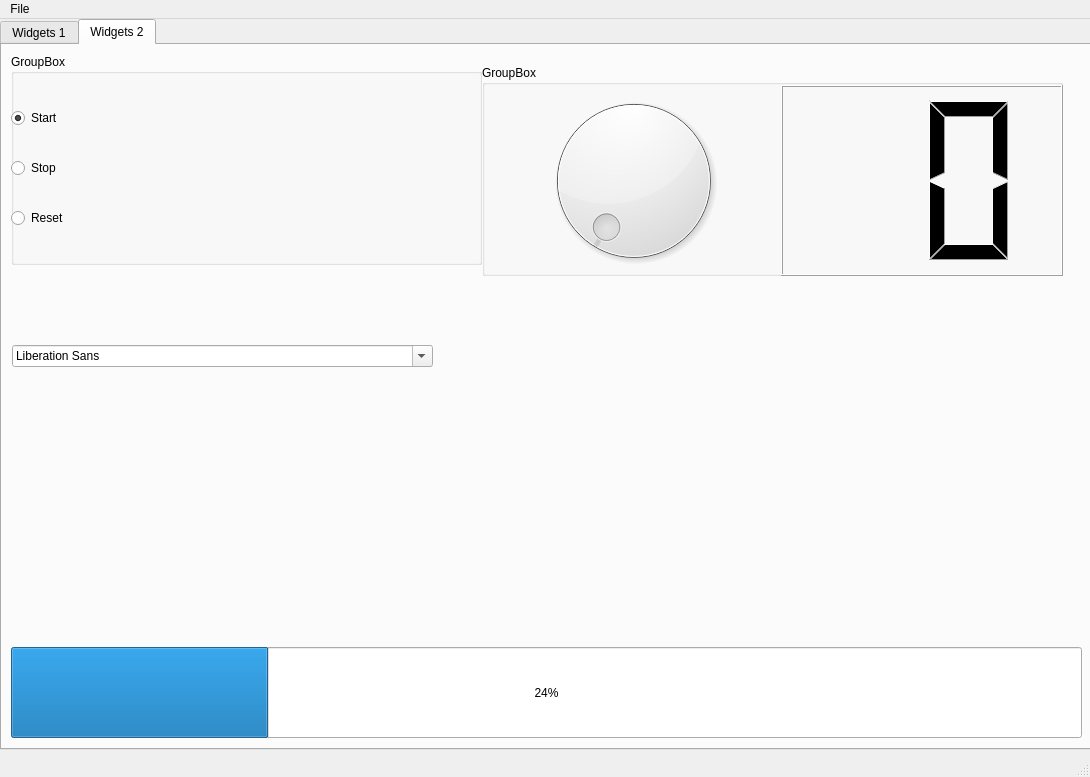
<?xml version="1.0" encoding="UTF-8"?>
<ui version="4.0">
 <class>MainWindow</class>
 <widget class="QMainWindow" name="MainWindow">
  <property name="geometry">
   <rect>
    <x>0</x>
    <y>0</y>
    <width>1090</width>
    <height>777</height>
   </rect>
  </property>
  <property name="windowTitle">
   <string>MainWindow</string>
  </property>
  <widget class="QWidget" name="centralwidget">
   <widget class="QTabWidget" name="tabWidget">
    <property name="geometry">
     <rect>
      <x>0</x>
      <y>0</y>
      <width>1091</width>
      <height>731</height>
     </rect>
    </property>
    <property name="currentIndex">
     <number>1</number>
    </property>
    <widget class="QWidget" name="tab">
     <attribute name="title">
      <string>Widgets 1</string>
     </attribute>
     <widget class="QWidget" name="verticalLayoutWidget">
      <property name="geometry">
       <rect>
        <x>0</x>
        <y>0</y>
        <width>761</width>
        <height>481</height>
       </rect>
      </property>
      <layout class="QVBoxLayout" name="verticalLayout">
       <item>
        <widget class="QTabWidget" name="tabWidget_2">
         <property name="currentIndex">
          <number>0</number>
         </property>
         <widget class="QWidget" name="tab_3">
          <attribute name="title">
           <string>Tree</string>
          </attribute>
          <widget class="QWidget" name="verticalLayoutWidget_2">
           <property name="geometry">
            <rect>
             <x>0</x>
             <y>0</y>
             <width>751</width>
             <height>441</height>
            </rect>
           </property>
           <layout class="QVBoxLayout" name="verticalLayout_2">
            <item>
             <widget class="QTreeWidget" name="treeWidget">
              <column>
               <property name="text">
                <string>Header 1</string>
               </property>
              </column>
              <column>
               <property name="text">
                <string>New Column</string>
               </property>
              </column>
              <item>
               <property name="text">
                <string>item1</string>
               </property>
               <property name="text">
                <string/>
               </property>
               <item>
                <property name="text">
                 <string>subitem</string>
                </property>
               </item>
              </item>
             </widget>
            </item>
           </layout>
          </widget>
         </widget>
         <widget class="QWidget" name="tab_4">
          <attribute name="title">
           <string>Callendar</string>
          </attribute>
          <widget class="QDateEdit" name="dateEdit">
           <property name="geometry">
            <rect>
             <x>30</x>
             <y>20</y>
             <width>671</width>
             <height>24</height>
            </rect>
           </property>
           <property name="alignment">
            <set>Qt::AlignCenter</set>
           </property>
          </widget>
          <widget class="QCalendarWidget" name="calendarWidget">
           <property name="geometry">
            <rect>
             <x>30</x>
             <y>60</y>
             <width>671</width>
             <height>361</height>
            </rect>
           </property>
          </widget>
         </widget>
        </widget>
       </item>
      </layout>
     </widget>
    </widget>
    <widget class="QWidget" name="tab_2">
     <attribute name="title">
      <string>Widgets 2</string>
     </attribute>
     <widget class="QGroupBox" name="groupBox">
      <property name="geometry">
       <rect>
        <x>9</x>
        <y>9</y>
        <width>471</width>
        <height>211</height>
       </rect>
      </property>
      <property name="title">
       <string>GroupBox</string>
      </property>
      <widget class="QWidget" name="layoutWidget">
       <property name="geometry">
        <rect>
         <x>0</x>
         <y>30</y>
         <width>461</width>
         <height>171</height>
        </rect>
       </property>
       <layout class="QVBoxLayout" name="verticalLayout_3">
        <item>
         <widget class="QRadioButton" name="radioButton_start">
          <property name="statusTip">
           <string>This is default</string>
          </property>
          <property name="text">
           <string>Start</string>
          </property>
          <property name="checked">
           <bool>true</bool>
          </property>
         </widget>
        </item>
        <item>
         <widget class="QRadioButton" name="radioButton_stop">
          <property name="statusTip">
           <string>This is option 1</string>
          </property>
          <property name="text">
           <string>Stop</string>
          </property>
         </widget>
        </item>
        <item>
         <widget class="QRadioButton" name="radioButton_reset">
          <property name="statusTip">
           <string>This is option 2</string>
          </property>
          <property name="text">
           <string>Reset</string>
          </property>
         </widget>
        </item>
       </layout>
      </widget>
     </widget>
     <widget class="QGroupBox" name="groupBox_2">
      <property name="geometry">
       <rect>
        <x>480</x>
        <y>20</y>
        <width>581</width>
        <height>211</height>
       </rect>
      </property>
      <property name="title">
       <string>GroupBox</string>
      </property>
      <widget class="QWidget" name="layoutWidget">
       <property name="geometry">
        <rect>
         <x>10</x>
         <y>20</y>
         <width>571</width>
         <height>191</height>
        </rect>
       </property>
       <layout class="QHBoxLayout" name="horizontalLayout">
        <item>
         <widget class="QDial" name="dial"/>
        </item>
        <item>
         <widget class="QLCDNumber" name="lcdNumber">
          <property name="digitCount">
           <number>2</number>
          </property>
         </widget>
        </item>
       </layout>
      </widget>
     </widget>
     <widget class="QProgressBar" name="progressBar">
      <property name="geometry">
       <rect>
        <x>9</x>
        <y>602</y>
        <width>1071</width>
        <height>91</height>
       </rect>
      </property>
      <property name="value">
       <number>24</number>
      </property>
     </widget>
     <widget class="QWidget" name="layoutWidget">
      <property name="geometry">
       <rect>
        <x>10</x>
        <y>300</y>
        <width>421</width>
        <height>271</height>
       </rect>
      </property>
      <layout class="QVBoxLayout" name="verticalLayout_4">
       <item>
        <widget class="QFontComboBox" name="fontComboBox"/>
       </item>
       <item>
        <widget class="QLabel" name="label">
         <property name="font">
          <font>
           <pointsize>12</pointsize>
           <weight>75</weight>
           <bold>true</bold>
          </font>
         </property>
         <property name="text">
          <string/>
         </property>
         <property name="alignment">
          <set>Qt::AlignCenter</set>
         </property>
        </widget>
       </item>
      </layout>
     </widget>
    </widget>
   </widget>
  </widget>
  <widget class="QMenuBar" name="menubar">
   <property name="geometry">
    <rect>
     <x>0</x>
     <y>0</y>
     <width>1090</width>
     <height>20</height>
    </rect>
   </property>
   <widget class="QMenu" name="menuFile">
    <property name="title">
     <string>File</string>
    </property>
    <addaction name="actionExit"/>
   </widget>
   <addaction name="menuFile"/>
  </widget>
  <widget class="QStatusBar" name="statusbar"/>
  <action name="actionExit">
   <property name="icon">
    <iconset>
     <normaloff>../icons/exit_icon.png</normaloff>../icons/exit_icon.png</iconset>
   </property>
   <property name="text">
    <string>Exit</string>
   </property>
   <property name="shortcut">
    <string>Ctrl+X</string>
   </property>
  </action>
 </widget>
 <resources/>
 <connections>
  <connection>
   <sender>fontComboBox</sender>
   <signal>activated(QString)</signal>
   <receiver>label</receiver>
   <slot>setText(QString)</slot>
   <hints>
    <hint type="sourcelabel">
     <x>105</x>
     <y>370</y>
    </hint>
    <hint type="destinationlabel">
     <x>112</x>
     <y>452</y>
    </hint>
   </hints>
  </connection>
  <connection>
   <sender>dial</sender>
   <signal>valueChanged(int)</signal>
   <receiver>lcdNumber</receiver>
   <slot>display(int)</slot>
   <hints>
    <hint type="sourcelabel">
     <x>524</x>
     <y>158</y>
    </hint>
    <hint type="destinationlabel">
     <x>781</x>
     <y>168</y>
    </hint>
   </hints>
  </connection>
  <connection>
   <sender>actionExit</sender>
   <signal>triggered()</signal>
   <receiver>MainWindow</receiver>
   <slot>close()</slot>
   <hints>
    <hint type="sourcelabel">
     <x>-1</x>
     <y>-1</y>
    </hint>
    <hint type="destinationlabel">
     <x>544</x>
     <y>388</y>
    </hint>
   </hints>
  </connection>
 </connections>
</ui>
